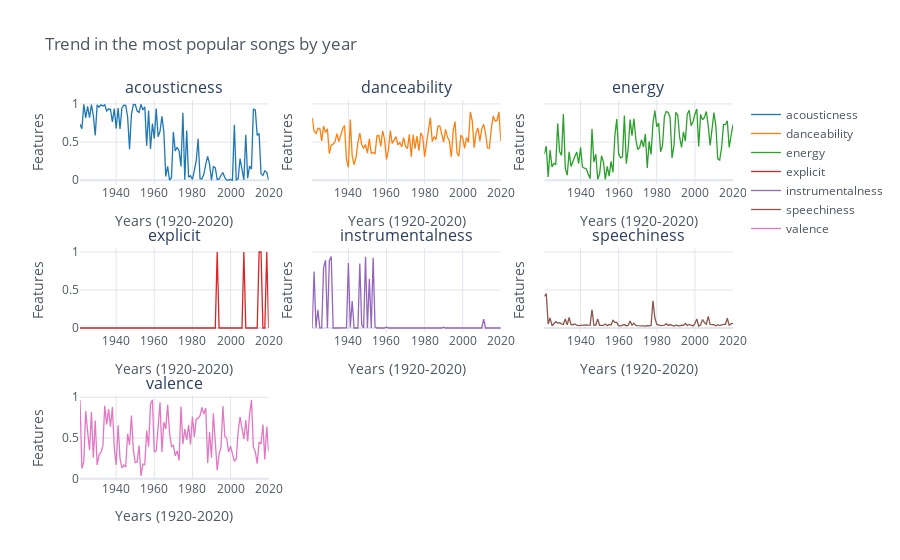

Here is the notebook cell this chart was saved with:
### Code cell
trend.iplot(kind="scatter", 
            title="Trend in the most popular songs by year", 
            xTitle="Years (1920-2020)", 
            yTitle="Features", 
            theme="white", 
            colorscale="plotly", 
            mode="lines", 
            subplots=True,
            subplot_titles=True,
            shape=(3,3),
            shared_yaxes=True)
